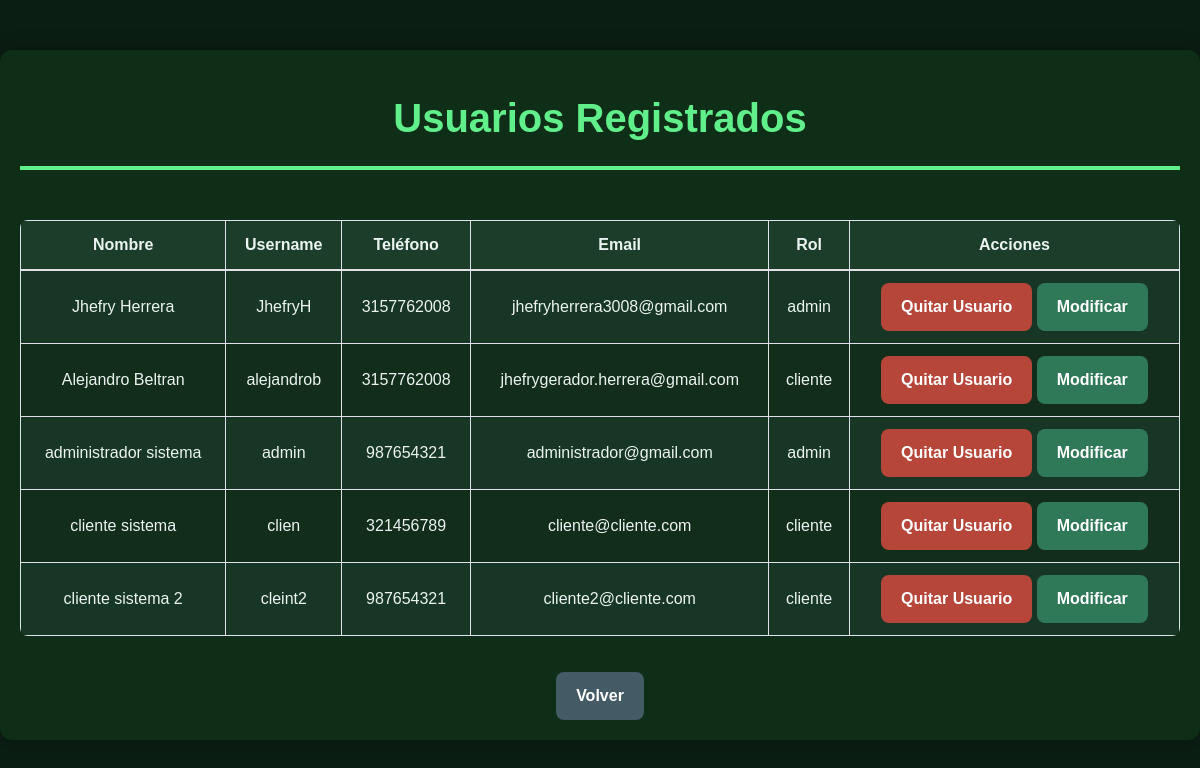
The page /ver_usuarios.php (signed in) on the database as committed earlier.
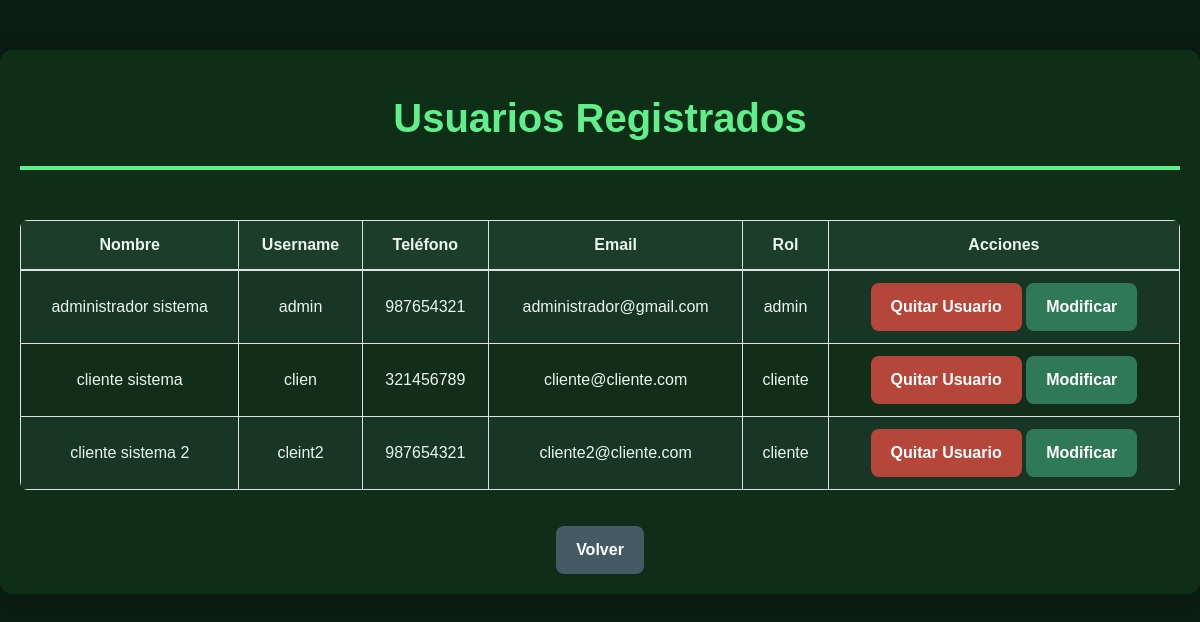
The same page on the database as committed later.
### tables this page shows
CREATE TABLE `usuarios` (
  `id` int(11) NOT NULL,
  `nombre_usuario` varchar(50) NOT NULL,
  `contrasena` varchar(255) NOT NULL,
  `rol` enum('cliente','admin') NOT NULL,
  `telefono` varchar(20) NOT NULL,
  `nombre_cliente` varchar(100) NOT NULL,
  `email` varchar(100) NOT NULL,
  `fecha_registro` date NOT NULL,
  `estado` enum('activo','inactivo') NOT NULL DEFAULT 'activo'
);

### ver_usuarios.php (the view, shortened to what this page needs)
<?php
include 'db_connect.php';
$queryUsuarios = "SELECT id, nombre_usuario, rol, nombre_cliente, telefono, email FROM usuarios";
$resultUsuarios = $conn->query($queryUsuarios);
?>
<!DOCTYPE html>
<html lang="es">
<head>
    <link href="https://maxcdn.bootstrapcdn.com/bootstrap/4.5.2/css/bootstrap.min.css" rel="stylesheet">
    <link rel="stylesheet" href="css/style.css">
</head>
<body>
    <div class="container">
        <h1 class="my-4" style="text-align: center;">Usuarios Registrados</h1> <hr>
        <div class="table-container">
            <div class="table-responsive">
                <table class="table table-bordered table-striped">
                    <thead>
                        <tr>
                            <th>Nombre</th>
                            <th>Username</th>
                            <th>Teléfono</th>
                            <th>Email</th>
                            <th>Rol</th>
                            <th>Acciones</th>
                        </tr>
                    </thead>
                    <tbody>
                        <?php while ($usuario = $resultUsuarios->fetch_assoc()): ?>
                            <tr>
                                <td><?php echo htmlspecialchars($usuario['nombre_cliente']); ?></td>
                                <td><?php echo htmlspecialchars($usuario['nombre_usuario']); ?></td>
                                <td><?php echo htmlspecialchars($usuario['telefono']); ?></td>
                                <td><?php echo htmlspecialchars($usuario['email']); ?></td>
                                <td><?php echo htmlspecialchars($usuario['rol']); ?></td>
                                <td>
                                    <form method="post" style="display:inline;">
                                        <button type="submit" class="btn btn-danger btn-sm">Quitar Usuario</button>
                                    </form>
                                    <a href="editar_usuario.php?id=<?php echo $usuario['id']; ?>" class="btn btn-primary btn-sm">Modificar</a>
                                </td>
                            </tr>
                        <?php endwhile; ?>
                    </tbody>
                </table>
            </div>
        </div>
        <div class="botones text-center">
            <a href="index.php" class="btn btn-secondary">Volver</a>
        </div>
    </div>
</body>
</html>

### css/style.css (style rules this page uses)
* { box-sizing: border-box; margin: 0; padding: 0; }
body, html { font-family: 'bauhaus', sans-serif; color: #eaf5f0; background-color: #0b1e13; height: 100%; }
.container, .form-container, .libro { background-color: #0f2e17; padding: 30px; border-radius: 12px; box-shadow: 0 0 20px rgba(0, 0, 0, 0.3); margin: 50px auto; }
h1, h2, h3 { color: #60ef8b; text-align: center; margin-bottom: 20px; font-weight: bold; }
.btn { display: inline-block; padding: 12px 20px; font-size: 1rem; font-weight: bold; border: none; border-radius: 8px; cursor: pointer; transition: background-color 0.3s ease, transform 0.2s ease; font-family: 'bauhaus', sans-serif; }
.btn-primary { background-color: #2f7858; color: white; }
.btn-danger { background-color: #b6463a; color: white; }
.btn-secondary { background-color: #445b65; color: white; }
.text-center { text-align: center; }
hr { height: 4px; background-color: #60ef8b; border: none; margin: 20px auto 30px; width: 100%; }
.table-container { width: 100%; }
.table-responsive { display: block; width: 100%; overflow-x: auto; -webkit-overflow-scrolling: touch; }
.table { width: 100%; border-collapse: collapse; margin-top: 20px; background-color: #132d1b; color: #eaf5f0; border-radius: 8px; overflow: hidden; }
.table th, .table td { padding: 12px; text-align: center; vertical-align: middle; }
.table th { background-color: #1d3d2b; }
.table-striped tbody tr:nth-of-type(odd) { background-color: #183626; }
.container { max-width: 1200px; padding: 20px; }

### ver_usuarios.php (style rules this page uses)
.table-container { margin-top: 20px; }
.botones { margin-top: 20px; }

Rows that differ between the two databases and show on the page:
removed usuarios: nombre_cliente "Jhefry Herrera", nombre_usuario "JhefryH", telefono "3157762008", email "jhefryherrera3008@gmail.com", rol "admin"
removed usuarios: nombre_cliente "Alejandro Beltran", nombre_usuario "alejandrob", telefono "3157762008", email "jhefrygerador.herrera@gmail.com", rol "cliente"
